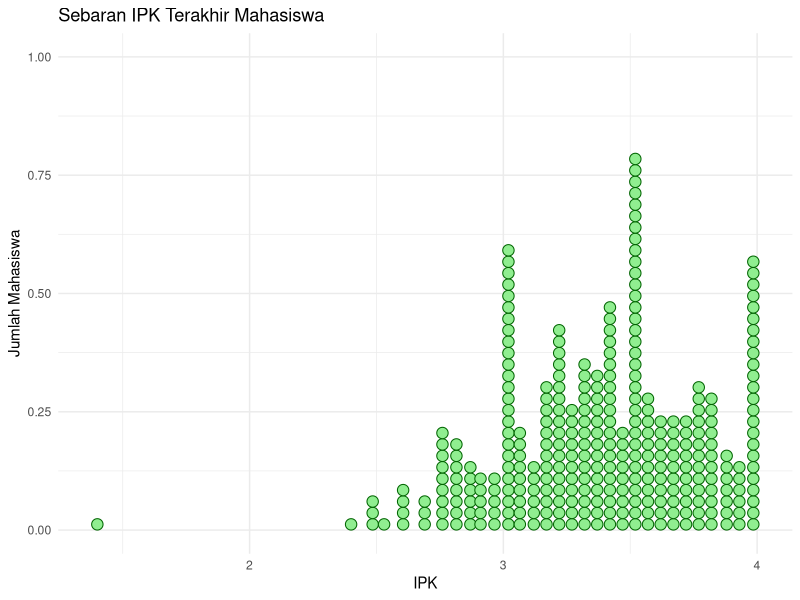
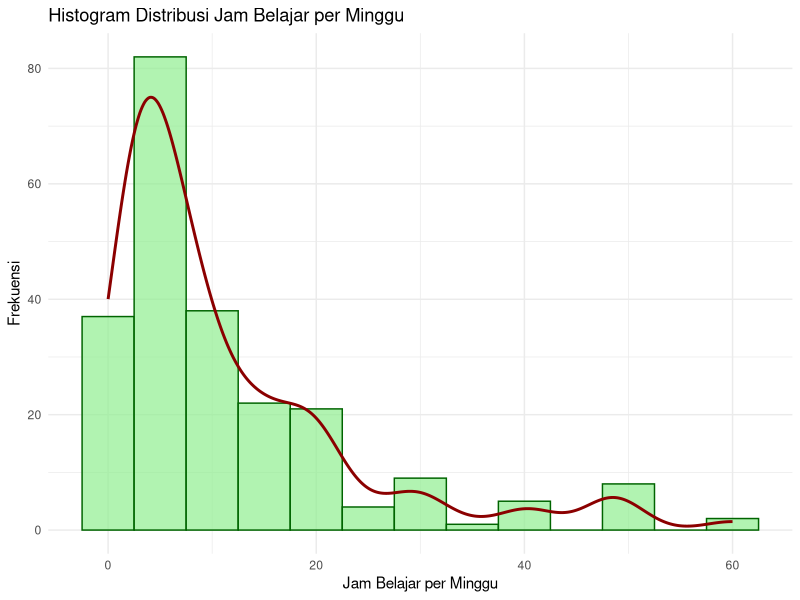
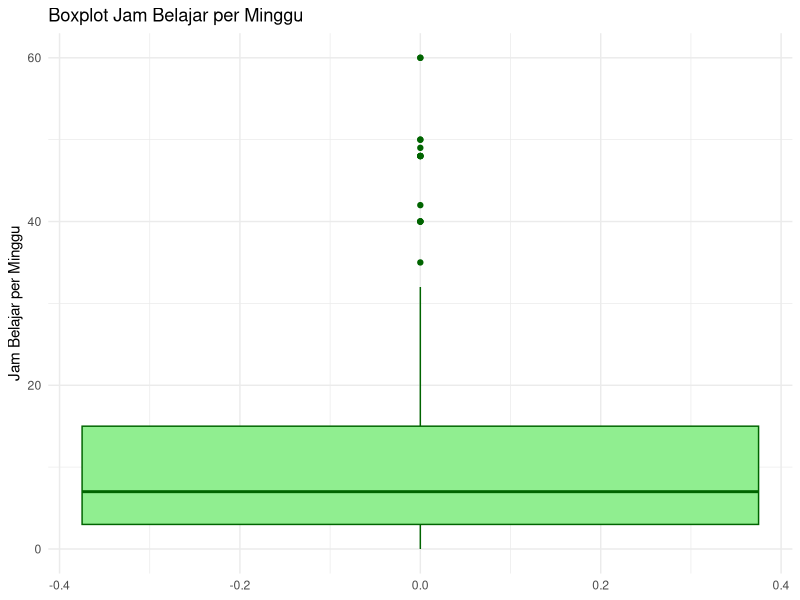
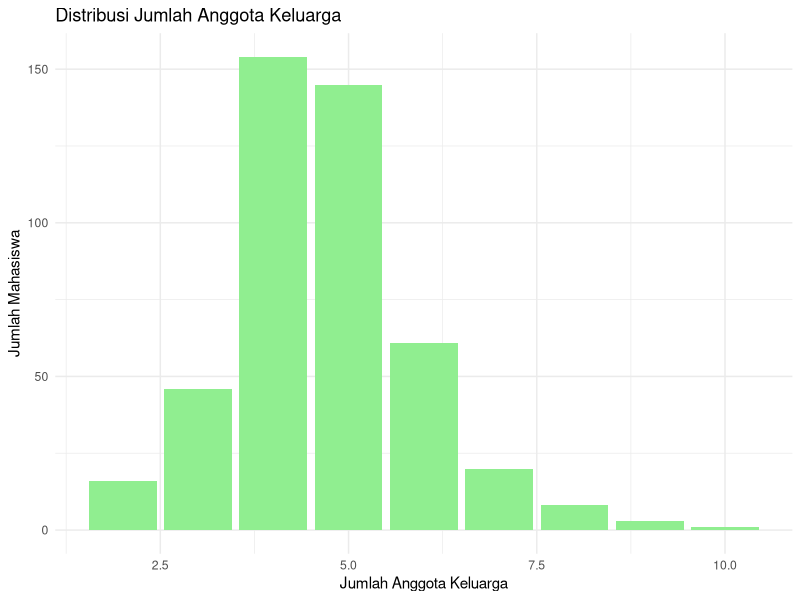

Source code (R) for these figures, in order:
## ---- chunk 1

# ===============================MEMUAT LIBRARY=================================

library(ggplot2)
library(dplyr)
library(readr)

# ===============================DEFINISI FUNGSI================================

# 1. Menghitung Skewness
skew_manual <- function(x) {
  x <- x[!is.na(x)]
  m <- mean(x)
  s <- sd(x)
  mean(((x - m) / s)^3)
}

# 2. Interpretasi
interpret_skewness <- function(value) {
  if (is.na(value)) return("Data tidak cukup untuk menghitung skewness.")
  
  if (value > 1) {
    return("Distribusi sangat condong ke kanan (right-skewed kuat).")
  } else if (value > 0.5) {
    return("Distribusi condong ke kanan dengan tingkat moderat.")
  } else if (value > 0) {
    return("Distribusi sedikit condong ke kanan.")
  } else if (value == 0) {
    return("Distribusi simetris.")
  } else if (value > -0.5) {
    return("Distribusi sedikit condong ke kiri.")
  } else if (value > -1) {
    return("Distribusi condong ke kiri dengan tingkat moderat.")
  } else {
    return("Distribusi sangat condong ke kiri (left-skewed kuat).")
  }
}
## ---- chunk 2
# Load Data
data <- read.csv("Dataset/dataset.csv")

# --- DATA CLEANSING ---

# A. Pembersihan Kolom IPK Terakhir
# Mengganti karakter non-numerik dengan NA, memperbaiki desimal, dan filter range logis (0-4)
data$IPK.Terakhir..[data$IPK.Terakhir.. %in% c("-", ".", ",", "", " ")] <- NA
data$IPK.Terakhir.. <- gsub(",", ".", data$IPK.Terakhir..)
data$IPK.Terakhir.. <- as.numeric(data$IPK.Terakhir..)
data$IPK.Terakhir..[data$IPK.Terakhir.. > 4 | data$IPK.Terakhir.. == 0] <- NA

# B. Pembersihan Kolom Jam Belajar
# Rename kolom, perbaikan desimal, dan filter range logis (0-60 jam/minggu)
names(data)[names(data) == "Rata.rata.belajar.perminggu..dalam.jam..."] <- "BelajarJam"
data$BelajarJam <- gsub(",", ".", data$BelajarJam)
data$BelajarJam <- as.numeric(data$BelajarJam)
data$BelajarJam[data$BelajarJam < 0 | data$BelajarJam > 60] <- NA

# C. Pembersihan Kolom Anggota Keluarga
# Mengambil hanya angka, mengubah ke integer, batas wajar max 12
data$Jumlah.Anggota.Keluarga.. <- as.character(data$Jumlah.Anggota.Keluarga..)
data$Jumlah.Anggota.Keluarga.. <- gsub("[^0-9]", "", data$Jumlah.Anggota.Keluarga..)
data$Jumlah.Anggota.Keluarga..[data$Jumlah.Anggota.Keluarga.. == ""] <- NA
data$Jumlah.Anggota.Keluarga.. <- as.integer(data$Jumlah.Anggota.Keluarga..)
data$Jumlah.Anggota.Keluarga..[data$Jumlah.Anggota.Keluarga.. > 12] <- NA

# D. Pembersihan Kolom Berat Badan
# Hapus "kg", spasi, ambil angka
data$Berat.Badan.. <- as.character(data$Berat.Badan..)
data$Berat.Badan.. <- gsub("kg", "", data$Berat.Badan.., ignore.case = TRUE)
data$Berat.Badan.. <- gsub("[^0-9.]", "", data$Berat.Badan..)
data$Berat.Badan.. <- as.numeric(data$Berat.Badan..)

# E. Pembersihan Kolom Tinggi Badan
# Hapus "cm", filter range logis (120-220 cm)
data$Tinggi.Badan.. <- as.character(data$Tinggi.Badan..)
data$Tinggi.Badan.. <- gsub("cm", "", data$Tinggi.Badan.., ignore.case = TRUE)
data$Tinggi.Badan.. <- gsub("[^0-9.]", "", data$Tinggi.Badan..)
data$Tinggi.Badan.. <- as.numeric(data$Tinggi.Badan..)
data$Tinggi.Badan..[data$Tinggi.Badan.. < 120 | data$Tinggi.Badan.. > 220] <- NA

# Menampilkan Ringkasan Data Bersih
summary(data)
## ---- chunk 3
# 1. Dot Plot
ggplot(data, aes(x = `IPK.Terakhir..`)) +
  geom_dotplot(binwidth = 0.045, fill = "lightgreen", color = "darkgreen") +
  labs(
    title = "Sebaran IPK Terakhir Mahasiswa",
    x = "IPK",
    y = "Jumlah Mahasiswa"
  ) +
  theme_minimal()

# 2. Stem and Leaf Plot
cat("Stem and Leaf Plot IPK:\n")
stem(data$`IPK.Terakhir..`, scale = 2)


# 3. Deteksi Outlier (Metode IQR)
cat("==========================================================================")
cat("\n")

Q1 <- quantile(data$`IPK.Terakhir..`, 0.25, na.rm = TRUE)
Q3 <- quantile(data$`IPK.Terakhir..`, 0.75, na.rm = TRUE)
IQR_value <- Q3 - Q1


batas_bawah <- Q1 - (1.5 * IQR_value)
batas_atas  <- Q3 + (1.5 * IQR_value)

cat("\n--- HASIL PERHITUNGAN IQR ---\n")
cat("Kuartil 1 (25%) :", Q1, "\n")
cat("Kuartil 3 (75%) :", Q3, "\n")
cat("Nilai IQR       :", IQR_value, "\n")
cat("Batas Bawah     :", batas_bawah, "\n")
cat("Batas Atas      :", batas_atas, "\n")
cat("-----------------------------\n")


data_outlier <- data[which(data$`IPK.Terakhir..` < batas_bawah | 
                           data$`IPK.Terakhir..` > batas_atas), ]

if(nrow(data_outlier) > 0) {
  cat("DITEMUKAN", nrow(data_outlier), "DATA OUTLIER:\n")
  print(data_outlier[, c("IPK.Terakhir..")]) # Menampilkan nilai IPK-nya saja
} else {
  cat("Data bersih. Tidak ditemukan outlier dengan metode IQR.\n")
}
## ---- chunk 4
# 1. Histogram 
names(data)[names(data) == "Rata.rata.belajar.perminggu..dalam.jam..."] <- "BelajarJam"
hist_plot <- ggplot(data, aes(x = BelajarJam)) +
  geom_histogram(
    binwidth = 5, # Anda bisa menyesuaikan lebar bin
    fill = "lightgreen",
    color = "darkgreen",
    alpha = 0.7
  ) +
  geom_density(aes(y = after_stat(count) * 5), color = "darkred", linewidth = 1) + 
  labs(
    title = "Histogram Distribusi Jam Belajar per Minggu",
    x = "Jam Belajar per Minggu",
    y = "Frekuensi"
  ) +
  theme_minimal()

print(hist_plot)

# 2. Boxplot
ggplot(data, aes(y = BelajarJam)) +
  geom_boxplot(fill = "lightgreen", color = "darkgreen") +
  labs(
    title = "Boxplot Jam Belajar per Minggu",
    y = "Jam Belajar per Minggu"
  ) +
  theme_minimal()
## ---- chunk 5
library(ggplot2)

ggplot(data, aes(x = data$`Jumlah.Anggota.Keluarga..`)) +
  geom_bar(fill = "lightgreen") +
  
  labs(
    title = "Distribusi Jumlah Anggota Keluarga",
    x = "Jumlah Anggota Keluarga",
    y = "Jumlah Mahasiswa"
  ) +
  theme_minimal()


summary(data$`Jumlah.Anggota.Keluarga..`)
## ---- chunk 6
# --- BERAT BADAN ---
skew_berat <- skew_manual(data$Berat.Badan..)

cat("--- ANALISIS BERAT BADAN ---\n")
cat("Nilai Skewness :", round(skew_berat, 4), "\n")
cat("Kesimpulan     :", interpret_skewness(skew_berat), "\n\n")


# --- TINGGI BADAN ---
skew_tinggi <- skew_manual(data$Tinggi.Badan..)

cat("--- ANALISIS TINGGI BADAN ---\n")
cat("Nilai Skewness :", round(skew_tinggi, 4), "\n")
cat("Kesimpulan     :", interpret_skewness(skew_tinggi), "\n")
